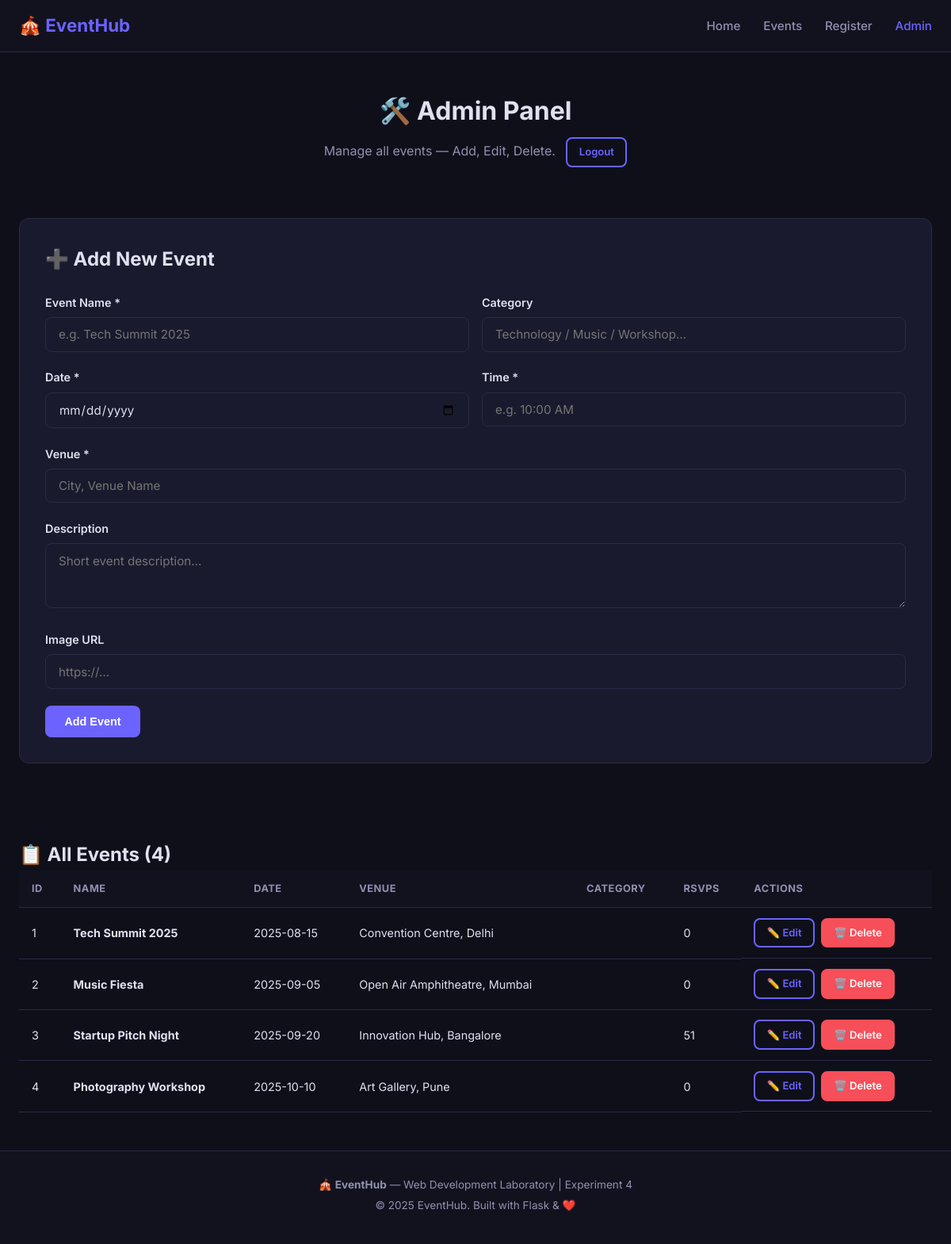
/admin (signed in), run on the app's committed database.
### tables this page shows
CREATE TABLE events (
            id          INTEGER PRIMARY KEY AUTOINCREMENT,
            name        TEXT    NOT NULL,
            date        TEXT    NOT NULL,
            time        TEXT    NOT NULL,
            venue       TEXT    NOT NULL,
            description TEXT,
            image_url   TEXT,
            category    TEXT    DEFAULT 'General',
            rsvp_count  INTEGER DEFAULT 0
        );

### app.py (the view)
@app.route('/admin')
def admin():
    if not session.get('admin'):
        flash('Please log in to access the admin panel.', 'error')
        return redirect(url_for('admin_login'))
    db = get_db()
    all_events = db.execute('SELECT * FROM events').fetchall()
    db.close()
    return render_template('admin.html', events=all_events)

### app.py (called while the page is built)
def get_db():
    conn = sqlite3.connect(DATABASE)
    conn.row_factory = sqlite3.Row   # rows act like dicts
    return conn

### templates/admin.html (shortened to what this page needs)
{% extends "base.html" %}
{% block content %}
<section class="page-header">
  <h1>🛠️ Admin Panel</h1>
  <p>Manage all events — Add, Edit, Delete. &nbsp;
    <a href="{{ url_for('admin_logout') }}" class="btn btn-sm btn-outline">Logout</a>
  </p>
</section>
<section class="section">
  <div class="admin-card">
    <h2>➕ Add New Event</h2>
    <form method="POST" action="{{ url_for('admin_add') }}" id="addEventForm">
      <div class="form-row">
        <div class="form-group">
          <label>Event Name *</label>
          <input type="text" name="name" placeholder="e.g. Tech Summit 2025" required />
        </div>
        <div class="form-group">
          <label>Category</label>
          <input type="text" name="category" placeholder="Technology / Music / Workshop…" />
        </div>
      </div>
      <div class="form-row">
        <div class="form-group">
          <label>Date *</label>
          <input type="date" name="date" required />
        </div>
        <div class="form-group">
          <label>Time *</label>
          <input type="text" name="time" placeholder="e.g. 10:00 AM" required />
        </div>
      </div>
      <div class="form-group">
        <label>Venue *</label>
        <input type="text" name="venue" placeholder="City, Venue Name" required />
      </div>
      <div class="form-group">
        <label>Description</label>
        <textarea name="description" rows="3" placeholder="Short event description…"></textarea>
      </div>
      <div class="form-group">
        <label>Image URL</label>
        <input type="url" name="image_url" placeholder="https://…" />
      </div>
      <button type="submit" class="btn btn-primary">Add Event</button>
    </form>
  </div>
</section>
<section class="section">
  <h2>📋 All Events ({{ events|length }})</h2>
  {% if events %}
  <div class="table-wrap">
    <table class="admin-table">
      <thead>
        <tr>
          <th>ID</th><th>Name</th><th>Date</th><th>Venue</th>
          <th>Category</th><th>RSVPs</th><th>Actions</th>
        </tr>
      </thead>
      <tbody>
        {% for event in events %}
        <tr>
          <td>{{ event['id'] }}</td>
          <td><strong>{{ event['name'] }}</strong></td>
          <td>{{ event['date'] }}</td>
          <td>{{ event['venue'] }}</td>
          <td><span class="event-badge">{{ event['category'] }}</span></td>
          <td>{{ event['rsvp_count'] }}</td>
          <td class="action-btns">
            <a href="{{ url_for('admin_edit', event_id=event['id']) }}"
               class="btn btn-sm btn-outline">✏️ Edit</a>
            <a href="{{ url_for('admin_delete', event_id=event['id']) }}"
               class="btn btn-sm btn-danger"
               onclick="return confirm('Delete \'{{ event['name'] }}\'?')">🗑️ Delete</a>
          </td>
        </tr>
        {% endfor %}
      </tbody>
    </table>
  </div>
  {% else %}
    <p class="empty-state">No events found. Add one above!</p>
  {% endif %}
</section>
{% endblock %}

### templates/base.html (shortened to what this page needs)
<!DOCTYPE html>
<html lang="en">
<head>
  <link rel="stylesheet" href="{{ url_for('static', filename='css/style.css') }}" />
</head>
<body>
  <nav class="navbar">
    <div class="nav-container">
      <a href="{{ url_for('index') }}" class="nav-logo">🎪 EventHub</a>
      <ul class="nav-links">
        <li><a href="{{ url_for('index') }}"    class="{% if request.endpoint == 'index'    %}active{% endif %}">Home</a></li>
        <li><a href="{{ url_for('events') }}"   class="{% if request.endpoint == 'events'   %}active{% endif %}">Events</a></li>
        <li><a href="{{ url_for('register') }}" class="{% if request.endpoint == 'register' %}active{% endif %}">Register</a></li>
        <li><a href="{{ url_for('admin') }}"    class="{% if request.endpoint == 'admin'    %}active{% endif %}">Admin</a></li>
      </ul>
    </div>
  </nav>
  <main>
    {% block content %}{% endblock %}
  </main>
  <footer class="footer">
    <div class="footer-container">
      <p>🎪 <strong>EventHub</strong> — Web Development Laboratory | Experiment 4</p>
      <p>&copy; 2025 EventHub. Built with Flask &amp; ❤️</p>
    </div>
  </footer>
</body>
</html>

### static/css/style.css (style rules this page uses)
*, *::before, *::after { box-sizing: border-box; margin: 0; padding: 0; }
:root { --primary: #6c63ff; --primary-dark: #5548e0; --secondary: #f64f59; --accent: #43b89c; --bg: #0f0f1a; --bg-card: #1a1a2e; --bg-nav: #12121f; --text: #e0e0f0; --text-muted: #9090b0; --border: #2a2a45; --radius: 12px; --shadow: 0 4px 24px rgba(0,0,0,.4); --transition: .25s ease; }
html { scroll-behavior: smooth; }
body { font-family: 'Inter', sans-serif; background: var(--bg); color: var(--text); line-height: 1.6; }
a { color: var(--primary); text-decoration: none; }
.navbar { position: sticky; top: 0; z-index: 999; background: var(--bg-nav); border-bottom: 1px solid var(--border); backdrop-filter: blur(8px); }
.nav-container { max-width: 1200px; margin: 0 auto; padding: .9rem 1.5rem; display: flex; align-items: center; justify-content: space-between; }
.nav-logo { font-size: 1.4rem; font-weight: 700; color: var(--primary); }
.nav-links { list-style: none; display: flex; gap: 1.8rem; }
.nav-links a { color: var(--text-muted); font-size: .95rem; font-weight: 500; transition: color var(--transition); }
.nav-links a:hover, .nav-links a.active { color: var(--primary); }
.btn { display: inline-flex; align-items: center; gap: .4rem; padding: .65rem 1.4rem; border-radius: 8px; font-size: .9rem; font-weight: 600; cursor: pointer; border: 2px solid transparent; transition: all var(--transition); }
.btn-primary { background: var(--primary); color: #fff; }
.btn-outline { background: transparent; border-color: var(--primary); color: var(--primary); }
.btn-danger { background: var(--secondary); color: #fff; border-color: var(--secondary); }
.btn-sm { padding: .4rem .9rem; font-size: .82rem; }
.section { max-width: 1200px; margin: 0 auto; padding: 3rem 1.5rem; }
.page-header { text-align: center; padding: 3rem 1.5rem 1rem; }
.page-header h1 { font-size: 2rem; margin-bottom: .5rem; }
.page-header p { color: var(--text-muted); }
.form-group { margin-bottom: 1.3rem; }
.form-group label { display: block; font-size: .9rem; font-weight: 600; margin-bottom: .45rem; }
.form-group input, .form-group select, .form-group textarea { width: 100%; padding: .7rem 1rem; border-radius: 8px; border: 1px solid var(--border); background: var(--bg-card); color: var(--text); font-size: .95rem; font-family: inherit; transition: border var(--transition); }
.admin-card { background: var(--bg-card); border: 1px solid var(--border); border-radius: var(--radius); padding: 2rem; }
.admin-card h2 { margin-bottom: 1.5rem; }
.form-row { display: grid; grid-template-columns: 1fr 1fr; gap: 1rem; }
.table-wrap { overflow-x: auto; }
.admin-table { width: 100%; border-collapse: collapse; font-size: .9rem; }
.admin-table th, .admin-table td { padding: .8rem 1rem; border-bottom: 1px solid var(--border); text-align: left; }
.admin-table th { background: var(--bg-nav); color: var(--text-muted); font-size: .8rem; text-transform: uppercase; letter-spacing: .5px; }
.action-btns { display: flex; gap: .5rem; flex-wrap: wrap; }
.footer { background: var(--bg-nav); border-top: 1px solid var(--border); padding: 2rem 1.5rem; text-align: center; }
.footer-container p { color: var(--text-muted); font-size: .85rem; margin-bottom: .3rem; }

### data on the page
events: id "1", name "Tech Summit 2025", date "2025-08-15", venue "Convention Centre, Delhi", rsvp_count "0"
events: id "2", name "Music Fiesta", date "2025-09-05", venue "Open Air Amphitheatre, Mumbai", rsvp_count "0"
events: id "3", name "Startup Pitch Night", date "2025-09-20", venue "Innovation Hub, Bangalore", rsvp_count "51"
events: id "4", name "Photography Workshop", date "2025-10-10", venue "Art Gallery, Pune", rsvp_count "0"

### other printed values
{{ events|length }} "4"
